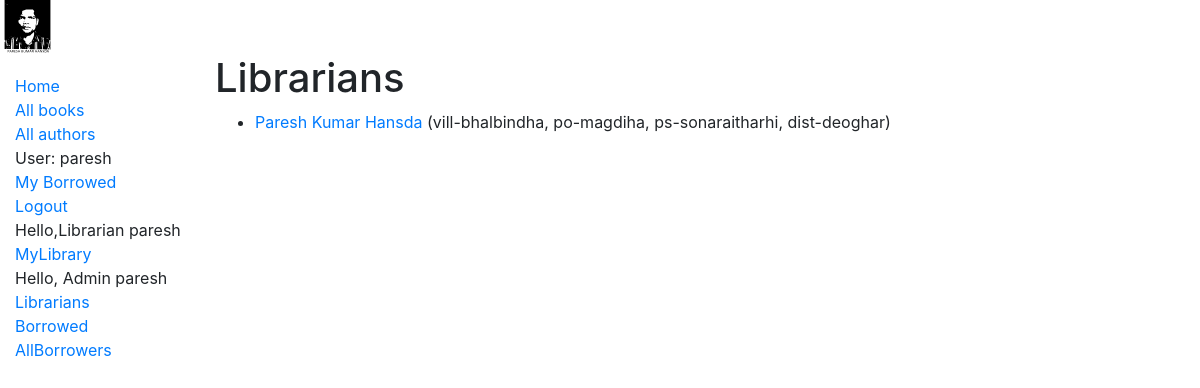
The page /catalog/librarians/ (signed in) on the database as committed earlier.
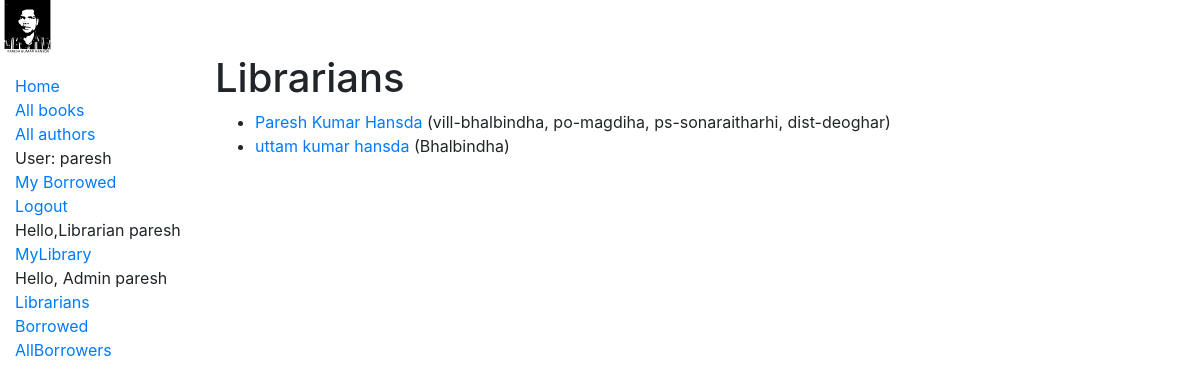
The same page on the database as committed later.
### catalog/models.py (models this page shows, shortened)
class Librarian(models.Model):
    django_id=models.OneToOneField(User, on_delete=models.RESTRICT, null=True)
    identy=models.CharField(max_length=200)
    contact_no=models.CharField(max_length=100)
    facebook=models.CharField(max_length=200)
    whatsapp=models.CharField(max_length=200)
    name=models.CharField(max_length=200)
    address=models.CharField(max_length=200)

### catalog/views.py (the view)
# urls.py: path('librarians/', views.LibrarianListView.as_view(), name='librarians'),
class LibrarianListView(UserPassesTestMixin,generic.ListView):
    model = Librarian
    def test_func(self):
        return self.request.user.is_staff

### catalog/templates/catalog/librarian_list.html (shortened to what this page needs)
{% extends "base_generic.html" %}
{% block content %}
  <h1>Librarians</h1>
  {% if object_list %}
  <ul>
    {% for book in object_list %}
      <li>
        <a href="{% url "librarian-detail" book.id %}">{{ book.name }}</a> {% if user.is_staff %} ({{book.address}}) {% endif %}
      </li>
    {% endfor %}
  </ul>
  {% else %}
    <p>No librarian in Library.</p>
  {% endif %}
{% endblock %}

Rows that differ between the two databases and show on the page:
added Librarian: name "uttam kumar hansda", address "Bhalbindha"
